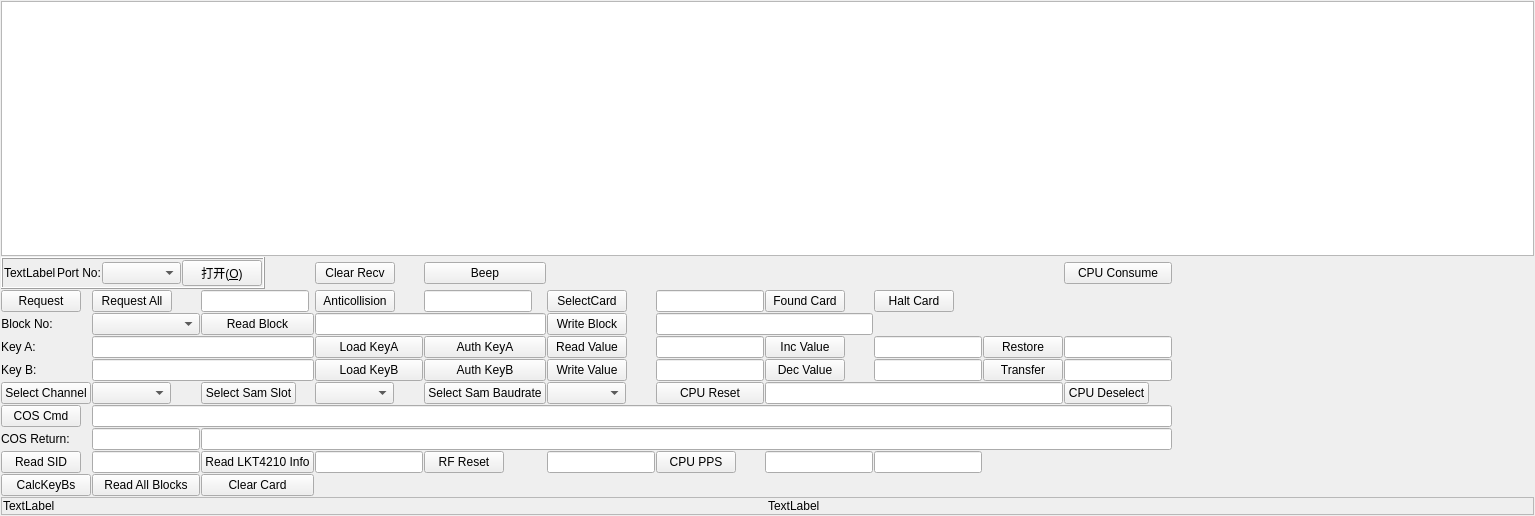
<?xml version="1.0" encoding="UTF-8"?>
<ui version="4.0">
 <class>Form</class>
 <widget class="QWidget" name="Form">
  <property name="geometry">
   <rect>
    <x>0</x>
    <y>0</y>
    <width>1535</width>
    <height>516</height>
   </rect>
  </property>
  <property name="sizePolicy">
   <sizepolicy hsizetype="Preferred" vsizetype="Preferred">
    <horstretch>0</horstretch>
    <verstretch>0</verstretch>
   </sizepolicy>
  </property>
  <property name="windowTitle">
   <string>Serial Tool</string>
  </property>
  <property name="autoFillBackground">
   <bool>false</bool>
  </property>
  <layout class="QGridLayout" name="gridLayout_3">
   <property name="leftMargin">
    <number>1</number>
   </property>
   <property name="topMargin">
    <number>1</number>
   </property>
   <property name="rightMargin">
    <number>1</number>
   </property>
   <property name="bottomMargin">
    <number>1</number>
   </property>
   <property name="spacing">
    <number>1</number>
   </property>
   <item row="2" column="0">
    <widget class="QFrame" name="frame_3">
     <property name="frameShape">
      <enum>QFrame::StyledPanel</enum>
     </property>
     <property name="frameShadow">
      <enum>QFrame::Raised</enum>
     </property>
     <layout class="QGridLayout" name="gridLayout_10">
      <property name="leftMargin">
       <number>1</number>
      </property>
      <property name="topMargin">
       <number>1</number>
      </property>
      <property name="rightMargin">
       <number>1</number>
      </property>
      <property name="bottomMargin">
       <number>1</number>
      </property>
      <property name="spacing">
       <number>1</number>
      </property>
      <item row="0" column="0">
       <layout class="QGridLayout" name="gridLayout_9">
        <property name="sizeConstraint">
         <enum>QLayout::SetDefaultConstraint</enum>
        </property>
        <property name="spacing">
         <number>1</number>
        </property>
        <item row="0" column="0">
         <widget class="QLabel" name="lbl_Status">
          <property name="text">
           <string>TextLabel</string>
          </property>
         </widget>
        </item>
        <item row="0" column="1">
         <widget class="QLabel" name="lbl_Tip">
          <property name="text">
           <string>TextLabel</string>
          </property>
         </widget>
        </item>
       </layout>
      </item>
     </layout>
    </widget>
   </item>
   <item row="0" column="0">
    <layout class="QGridLayout" name="gridLayout">
     <item row="4" column="2">
      <widget class="QPushButton" name="pb_RequestAll">
       <property name="sizePolicy">
        <sizepolicy hsizetype="Fixed" vsizetype="Fixed">
         <horstretch>0</horstretch>
         <verstretch>0</verstretch>
        </sizepolicy>
       </property>
       <property name="text">
        <string>Request All</string>
       </property>
      </widget>
     </item>
     <item row="4" column="5">
      <widget class="QLineEdit" name="le_Csn">
       <property name="sizePolicy">
        <sizepolicy hsizetype="Fixed" vsizetype="Fixed">
         <horstretch>0</horstretch>
         <verstretch>0</verstretch>
        </sizepolicy>
       </property>
      </widget>
     </item>
     <item row="4" column="4">
      <widget class="QPushButton" name="pb_Anticol">
       <property name="sizePolicy">
        <sizepolicy hsizetype="Fixed" vsizetype="Fixed">
         <horstretch>0</horstretch>
         <verstretch>0</verstretch>
        </sizepolicy>
       </property>
       <property name="text">
        <string>Anticollision</string>
       </property>
      </widget>
     </item>
     <item row="4" column="6">
      <widget class="QPushButton" name="pb_SelectCard">
       <property name="sizePolicy">
        <sizepolicy hsizetype="Fixed" vsizetype="Fixed">
         <horstretch>0</horstretch>
         <verstretch>0</verstretch>
        </sizepolicy>
       </property>
       <property name="text">
        <string>SelectCard</string>
       </property>
      </widget>
     </item>
     <item row="4" column="7">
      <widget class="QLineEdit" name="le_Sak">
       <property name="sizePolicy">
        <sizepolicy hsizetype="Fixed" vsizetype="Fixed">
         <horstretch>0</horstretch>
         <verstretch>0</verstretch>
        </sizepolicy>
       </property>
      </widget>
     </item>
     <item row="11" column="9">
      <widget class="QLineEdit" name="le_CpuPpsRecv">
       <property name="sizePolicy">
        <sizepolicy hsizetype="Fixed" vsizetype="Fixed">
         <horstretch>0</horstretch>
         <verstretch>0</verstretch>
        </sizepolicy>
       </property>
      </widget>
     </item>
     <item row="4" column="9">
      <widget class="QPushButton" name="pb_HaltCard">
       <property name="sizePolicy">
        <sizepolicy hsizetype="Fixed" vsizetype="Fixed">
         <horstretch>0</horstretch>
         <verstretch>0</verstretch>
        </sizepolicy>
       </property>
       <property name="text">
        <string>Halt Card</string>
       </property>
      </widget>
     </item>
     <item row="4" column="8">
      <widget class="QPushButton" name="pb_FoundCard">
       <property name="sizePolicy">
        <sizepolicy hsizetype="Fixed" vsizetype="Fixed">
         <horstretch>0</horstretch>
         <verstretch>0</verstretch>
        </sizepolicy>
       </property>
       <property name="text">
        <string>Found Card</string>
       </property>
      </widget>
     </item>
     <item row="1" column="5">
      <widget class="QPushButton" name="pb_Beep">
       <property name="text">
        <string>Beep</string>
       </property>
      </widget>
     </item>
     <item row="5" column="6">
      <widget class="QPushButton" name="pb_WriteBlock">
       <property name="sizePolicy">
        <sizepolicy hsizetype="Fixed" vsizetype="Fixed">
         <horstretch>0</horstretch>
         <verstretch>0</verstretch>
        </sizepolicy>
       </property>
       <property name="text">
        <string>Write Block</string>
       </property>
      </widget>
     </item>
     <item row="5" column="3">
      <widget class="QPushButton" name="pb_ReadBlock">
       <property name="text">
        <string>Read Block</string>
       </property>
      </widget>
     </item>
     <item row="5" column="4" colspan="2">
      <widget class="QLineEdit" name="le_ReadBlock"/>
     </item>
     <item row="5" column="7" colspan="2">
      <widget class="QLineEdit" name="le_WriteBlock"/>
     </item>
     <item row="10" column="3" colspan="9">
      <widget class="QLineEdit" name="le_CosRetData"/>
     </item>
     <item row="10" column="1">
      <widget class="QLabel" name="label_5">
       <property name="text">
        <string>COS Return:</string>
       </property>
      </widget>
     </item>
     <item row="8" column="11">
      <widget class="QPushButton" name="pb_CpuDeselect">
       <property name="sizePolicy">
        <sizepolicy hsizetype="Fixed" vsizetype="Fixed">
         <horstretch>0</horstretch>
         <verstretch>0</verstretch>
        </sizepolicy>
       </property>
       <property name="text">
        <string>CPU Deselect</string>
       </property>
      </widget>
     </item>
     <item row="7" column="4">
      <widget class="QPushButton" name="pb_LoadKeyB">
       <property name="text">
        <string>Load KeyB</string>
       </property>
      </widget>
     </item>
     <item row="6" column="5">
      <widget class="QPushButton" name="pb_AuthKeyA">
       <property name="text">
        <string>Auth KeyA</string>
       </property>
      </widget>
     </item>
     <item row="6" column="1">
      <widget class="QLabel" name="label_3">
       <property name="text">
        <string>Key A:</string>
       </property>
      </widget>
     </item>
     <item row="7" column="5">
      <widget class="QPushButton" name="pb_AuthKeyB">
       <property name="text">
        <string>Auth KeyB</string>
       </property>
      </widget>
     </item>
     <item row="7" column="1">
      <widget class="QLabel" name="label_4">
       <property name="text">
        <string>Key B:</string>
       </property>
      </widget>
     </item>
     <item row="6" column="2" colspan="2">
      <widget class="QLineEdit" name="le_KeyA"/>
     </item>
     <item row="5" column="1">
      <widget class="QLabel" name="label_2">
       <property name="sizePolicy">
        <sizepolicy hsizetype="Fixed" vsizetype="Preferred">
         <horstretch>0</horstretch>
         <verstretch>0</verstretch>
        </sizepolicy>
       </property>
       <property name="layoutDirection">
        <enum>Qt::LeftToRight</enum>
       </property>
       <property name="text">
        <string>Block No:</string>
       </property>
       <property name="alignment">
        <set>Qt::AlignCenter</set>
       </property>
      </widget>
     </item>
     <item row="5" column="2">
      <widget class="QComboBox" name="cob_BlockNo">
       <property name="font">
        <font>
         <weight>75</weight>
         <bold>true</bold>
        </font>
       </property>
      </widget>
     </item>
     <item row="6" column="4">
      <widget class="QPushButton" name="pb_LoadKeyA">
       <property name="text">
        <string>Load KeyA</string>
       </property>
      </widget>
     </item>
     <item row="7" column="2" colspan="2">
      <widget class="QLineEdit" name="le_KeyB"/>
     </item>
     <item row="8" column="6">
      <widget class="QComboBox" name="cob_SamBaudrate">
       <property name="sizePolicy">
        <sizepolicy hsizetype="Fixed" vsizetype="Fixed">
         <horstretch>0</horstretch>
         <verstretch>0</verstretch>
        </sizepolicy>
       </property>
       <property name="font">
        <font>
         <weight>75</weight>
         <bold>true</bold>
        </font>
       </property>
      </widget>
     </item>
     <item row="8" column="4">
      <widget class="QComboBox" name="cob_SamSlot">
       <property name="sizePolicy">
        <sizepolicy hsizetype="Fixed" vsizetype="Fixed">
         <horstretch>0</horstretch>
         <verstretch>0</verstretch>
        </sizepolicy>
       </property>
       <property name="font">
        <font>
         <weight>75</weight>
         <bold>true</bold>
        </font>
       </property>
      </widget>
     </item>
     <item row="8" column="5">
      <widget class="QPushButton" name="pb_SelectSamBaudrate">
       <property name="sizePolicy">
        <sizepolicy hsizetype="Fixed" vsizetype="Fixed">
         <horstretch>0</horstretch>
         <verstretch>0</verstretch>
        </sizepolicy>
       </property>
       <property name="text">
        <string>Select Sam Baudrate</string>
       </property>
      </widget>
     </item>
     <item row="11" column="1">
      <widget class="QPushButton" name="pb_ReadSid">
       <property name="sizePolicy">
        <sizepolicy hsizetype="Fixed" vsizetype="Fixed">
         <horstretch>0</horstretch>
         <verstretch>0</verstretch>
        </sizepolicy>
       </property>
       <property name="text">
        <string>Read SID</string>
       </property>
      </widget>
     </item>
     <item row="11" column="2">
      <widget class="QLineEdit" name="le_ReadSid">
       <property name="sizePolicy">
        <sizepolicy hsizetype="Fixed" vsizetype="Fixed">
         <horstretch>0</horstretch>
         <verstretch>0</verstretch>
        </sizepolicy>
       </property>
      </widget>
     </item>
     <item row="11" column="3">
      <widget class="QPushButton" name="pb_ReadLkt4210Info">
       <property name="sizePolicy">
        <sizepolicy hsizetype="Fixed" vsizetype="Fixed">
         <horstretch>0</horstretch>
         <verstretch>0</verstretch>
        </sizepolicy>
       </property>
       <property name="text">
        <string>Read LKT4210 Info</string>
       </property>
      </widget>
     </item>
     <item row="11" column="4">
      <widget class="QLineEdit" name="le_ReadLkt4210Info">
       <property name="sizePolicy">
        <sizepolicy hsizetype="Fixed" vsizetype="Fixed">
         <horstretch>0</horstretch>
         <verstretch>0</verstretch>
        </sizepolicy>
       </property>
      </widget>
     </item>
     <item row="11" column="5">
      <widget class="QPushButton" name="pb_RfReset">
       <property name="sizePolicy">
        <sizepolicy hsizetype="Fixed" vsizetype="Fixed">
         <horstretch>0</horstretch>
         <verstretch>0</verstretch>
        </sizepolicy>
       </property>
       <property name="text">
        <string>RF Reset</string>
       </property>
      </widget>
     </item>
     <item row="11" column="6">
      <widget class="QLineEdit" name="le_RfResetMs">
       <property name="sizePolicy">
        <sizepolicy hsizetype="Fixed" vsizetype="Fixed">
         <horstretch>0</horstretch>
         <verstretch>0</verstretch>
        </sizepolicy>
       </property>
      </widget>
     </item>
     <item row="11" column="7">
      <widget class="QPushButton" name="pb_CpuPps">
       <property name="sizePolicy">
        <sizepolicy hsizetype="Fixed" vsizetype="Fixed">
         <horstretch>0</horstretch>
         <verstretch>0</verstretch>
        </sizepolicy>
       </property>
       <property name="text">
        <string>CPU PPS</string>
       </property>
      </widget>
     </item>
     <item row="11" column="8">
      <widget class="QLineEdit" name="le_CpuPpsSend">
       <property name="sizePolicy">
        <sizepolicy hsizetype="Fixed" vsizetype="Fixed">
         <horstretch>0</horstretch>
         <verstretch>0</verstretch>
        </sizepolicy>
       </property>
      </widget>
     </item>
     <item row="0" column="1" colspan="12">
      <widget class="QTextEdit" name="te_Recv"/>
     </item>
     <item row="4" column="3">
      <widget class="QLineEdit" name="le_Atqa">
       <property name="sizePolicy">
        <sizepolicy hsizetype="Fixed" vsizetype="Fixed">
         <horstretch>0</horstretch>
         <verstretch>0</verstretch>
        </sizepolicy>
       </property>
      </widget>
     </item>
     <item row="4" column="1">
      <widget class="QPushButton" name="pb_Request">
       <property name="sizePolicy">
        <sizepolicy hsizetype="Fixed" vsizetype="Fixed">
         <horstretch>0</horstretch>
         <verstretch>0</verstretch>
        </sizepolicy>
       </property>
       <property name="text">
        <string>Request</string>
       </property>
      </widget>
     </item>
     <item row="1" column="12">
      <layout class="QHBoxLayout" name="horizontalLayout_2">
       <property name="spacing">
        <number>0</number>
       </property>
       <property name="sizeConstraint">
        <enum>QLayout::SetDefaultConstraint</enum>
       </property>
       <property name="leftMargin">
        <number>100</number>
       </property>
      </layout>
     </item>
     <item row="1" column="1" colspan="3">
      <widget class="QFrame" name="frame_2">
       <property name="sizePolicy">
        <sizepolicy hsizetype="Fixed" vsizetype="Minimum">
         <horstretch>0</horstretch>
         <verstretch>0</verstretch>
        </sizepolicy>
       </property>
       <property name="frameShape">
        <enum>QFrame::Box</enum>
       </property>
       <property name="frameShadow">
        <enum>QFrame::Raised</enum>
       </property>
       <layout class="QGridLayout" name="gridLayout_8">
        <property name="leftMargin">
         <number>1</number>
        </property>
        <property name="topMargin">
         <number>1</number>
        </property>
        <property name="rightMargin">
         <number>1</number>
        </property>
        <property name="bottomMargin">
         <number>1</number>
        </property>
        <property name="spacing">
         <number>1</number>
        </property>
        <item row="0" column="0">
         <layout class="QGridLayout" name="gridLayout_7">
          <property name="spacing">
           <number>1</number>
          </property>
          <item row="1" column="1">
           <widget class="QLabel" name="label">
            <property name="sizePolicy">
             <sizepolicy hsizetype="Fixed" vsizetype="Preferred">
              <horstretch>0</horstretch>
              <verstretch>0</verstretch>
             </sizepolicy>
            </property>
            <property name="text">
             <string>Port No:</string>
            </property>
           </widget>
          </item>
          <item row="1" column="0">
           <widget class="QLabel" name="lbl_Com">
            <property name="sizePolicy">
             <sizepolicy hsizetype="Fixed" vsizetype="Minimum">
              <horstretch>0</horstretch>
              <verstretch>0</verstretch>
             </sizepolicy>
            </property>
            <property name="text">
             <string>TextLabel</string>
            </property>
           </widget>
          </item>
          <item row="1" column="2">
           <widget class="QComboBox" name="cob_Com">
            <property name="sizePolicy">
             <sizepolicy hsizetype="Fixed" vsizetype="Fixed">
              <horstretch>0</horstretch>
              <verstretch>0</verstretch>
             </sizepolicy>
            </property>
            <property name="font">
             <font>
              <weight>75</weight>
              <bold>true</bold>
             </font>
            </property>
           </widget>
          </item>
          <item row="1" column="3">
           <widget class="QPushButton" name="pb_OpenOrClose">
            <property name="sizePolicy">
             <sizepolicy hsizetype="Fixed" vsizetype="Fixed">
              <horstretch>0</horstretch>
              <verstretch>0</verstretch>
             </sizepolicy>
            </property>
            <property name="text">
             <string>打开(&amp;O)</string>
            </property>
           </widget>
          </item>
         </layout>
        </item>
       </layout>
      </widget>
     </item>
     <item row="1" column="4">
      <widget class="QPushButton" name="pb_ClearRecv">
       <property name="sizePolicy">
        <sizepolicy hsizetype="Fixed" vsizetype="Fixed">
         <horstretch>0</horstretch>
         <verstretch>0</verstretch>
        </sizepolicy>
       </property>
       <property name="text">
        <string>Clear Recv</string>
       </property>
      </widget>
     </item>
     <item row="8" column="2">
      <widget class="QComboBox" name="cob_Channel">
       <property name="sizePolicy">
        <sizepolicy hsizetype="Fixed" vsizetype="Fixed">
         <horstretch>0</horstretch>
         <verstretch>0</verstretch>
        </sizepolicy>
       </property>
       <property name="font">
        <font>
         <weight>75</weight>
         <bold>true</bold>
        </font>
       </property>
      </widget>
     </item>
     <item row="8" column="3">
      <widget class="QPushButton" name="pb_SelectSamSlot">
       <property name="sizePolicy">
        <sizepolicy hsizetype="Fixed" vsizetype="Fixed">
         <horstretch>0</horstretch>
         <verstretch>0</verstretch>
        </sizepolicy>
       </property>
       <property name="text">
        <string>Select Sam Slot</string>
       </property>
      </widget>
     </item>
     <item row="9" column="1">
      <widget class="QPushButton" name="pb_CosCmd">
       <property name="sizePolicy">
        <sizepolicy hsizetype="Fixed" vsizetype="Fixed">
         <horstretch>0</horstretch>
         <verstretch>0</verstretch>
        </sizepolicy>
       </property>
       <property name="text">
        <string>COS Cmd</string>
       </property>
      </widget>
     </item>
     <item row="8" column="7">
      <widget class="QPushButton" name="pb_CpuReset">
       <property name="sizePolicy">
        <sizepolicy hsizetype="Minimum" vsizetype="Fixed">
         <horstretch>0</horstretch>
         <verstretch>0</verstretch>
        </sizepolicy>
       </property>
       <property name="text">
        <string>CPU Reset</string>
       </property>
      </widget>
     </item>
     <item row="8" column="8" colspan="3">
      <widget class="QLineEdit" name="le_CpuReset">
       <property name="sizePolicy">
        <sizepolicy hsizetype="Preferred" vsizetype="Fixed">
         <horstretch>0</horstretch>
         <verstretch>0</verstretch>
        </sizepolicy>
       </property>
      </widget>
     </item>
     <item row="9" column="2" colspan="10">
      <widget class="QLineEdit" name="le_CosCmd"/>
     </item>
     <item row="10" column="2">
      <widget class="QLineEdit" name="le_CosRetCode">
       <property name="sizePolicy">
        <sizepolicy hsizetype="Fixed" vsizetype="Fixed">
         <horstretch>0</horstretch>
         <verstretch>0</verstretch>
        </sizepolicy>
       </property>
      </widget>
     </item>
     <item row="6" column="9">
      <widget class="QLineEdit" name="le_IncValue">
       <property name="sizePolicy">
        <sizepolicy hsizetype="Fixed" vsizetype="Fixed">
         <horstretch>0</horstretch>
         <verstretch>0</verstretch>
        </sizepolicy>
       </property>
      </widget>
     </item>
     <item row="6" column="7">
      <widget class="QLineEdit" name="le_ReadValue">
       <property name="sizePolicy">
        <sizepolicy hsizetype="Fixed" vsizetype="Fixed">
         <horstretch>0</horstretch>
         <verstretch>0</verstretch>
        </sizepolicy>
       </property>
      </widget>
     </item>
     <item row="7" column="7">
      <widget class="QLineEdit" name="le_WriteValue">
       <property name="sizePolicy">
        <sizepolicy hsizetype="Fixed" vsizetype="Fixed">
         <horstretch>0</horstretch>
         <verstretch>0</verstretch>
        </sizepolicy>
       </property>
      </widget>
     </item>
     <item row="6" column="6">
      <widget class="QPushButton" name="pb_ReadValue">
       <property name="sizePolicy">
        <sizepolicy hsizetype="Fixed" vsizetype="Fixed">
         <horstretch>0</horstretch>
         <verstretch>0</verstretch>
        </sizepolicy>
       </property>
       <property name="text">
        <string>Read Value</string>
       </property>
      </widget>
     </item>
     <item row="7" column="6">
      <widget class="QPushButton" name="pb_WriteValue">
       <property name="sizePolicy">
        <sizepolicy hsizetype="Fixed" vsizetype="Fixed">
         <horstretch>0</horstretch>
         <verstretch>0</verstretch>
        </sizepolicy>
       </property>
       <property name="text">
        <string>Write Value</string>
       </property>
      </widget>
     </item>
     <item row="7" column="11">
      <widget class="QLineEdit" name="le_TransferBlockNo">
       <property name="sizePolicy">
        <sizepolicy hsizetype="Fixed" vsizetype="Fixed">
         <horstretch>0</horstretch>
         <verstretch>0</verstretch>
        </sizepolicy>
       </property>
      </widget>
     </item>
     <item row="6" column="10">
      <widget class="QPushButton" name="pb_Restore">
       <property name="sizePolicy">
        <sizepolicy hsizetype="Fixed" vsizetype="Fixed">
         <horstretch>0</horstretch>
         <verstretch>0</verstretch>
        </sizepolicy>
       </property>
       <property name="text">
        <string>Restore</string>
       </property>
      </widget>
     </item>
     <item row="7" column="10">
      <widget class="QPushButton" name="pb_Transfer">
       <property name="sizePolicy">
        <sizepolicy hsizetype="Fixed" vsizetype="Fixed">
         <horstretch>0</horstretch>
         <verstretch>0</verstretch>
        </sizepolicy>
       </property>
       <property name="text">
        <string>Transfer</string>
       </property>
      </widget>
     </item>
     <item row="7" column="9">
      <widget class="QLineEdit" name="le_DecValue">
       <property name="sizePolicy">
        <sizepolicy hsizetype="Fixed" vsizetype="Fixed">
         <horstretch>0</horstretch>
         <verstretch>0</verstretch>
        </sizepolicy>
       </property>
      </widget>
     </item>
     <item row="7" column="8">
      <widget class="QPushButton" name="pb_DecValue">
       <property name="sizePolicy">
        <sizepolicy hsizetype="Fixed" vsizetype="Fixed">
         <horstretch>0</horstretch>
         <verstretch>0</verstretch>
        </sizepolicy>
       </property>
       <property name="text">
        <string>Dec Value</string>
       </property>
      </widget>
     </item>
     <item row="6" column="8">
      <widget class="QPushButton" name="pb_IncValue">
       <property name="sizePolicy">
        <sizepolicy hsizetype="Fixed" vsizetype="Fixed">
         <horstretch>0</horstretch>
         <verstretch>0</verstretch>
        </sizepolicy>
       </property>
       <property name="text">
        <string>Inc Value</string>
       </property>
      </widget>
     </item>
     <item row="8" column="1">
      <widget class="QPushButton" name="pb_SelectChannel">
       <property name="sizePolicy">
        <sizepolicy hsizetype="Fixed" vsizetype="Fixed">
         <horstretch>0</horstretch>
         <verstretch>0</verstretch>
        </sizepolicy>
       </property>
       <property name="text">
        <string>Select Channel</string>
       </property>
      </widget>
     </item>
     <item row="6" column="11">
      <widget class="QLineEdit" name="le_RestoreBlockNo">
       <property name="sizePolicy">
        <sizepolicy hsizetype="Fixed" vsizetype="Fixed">
         <horstretch>0</horstretch>
         <verstretch>0</verstretch>
        </sizepolicy>
       </property>
      </widget>
     </item>
     <item row="12" column="1">
      <widget class="QPushButton" name="pb_CalcKeyBs">
       <property name="text">
        <string>CalcKeyBs</string>
       </property>
      </widget>
     </item>
     <item row="12" column="2">
      <widget class="QPushButton" name="pb_ReadAllBlocks">
       <property name="text">
        <string>Read All Blocks</string>
       </property>
      </widget>
     </item>
     <item row="12" column="3">
      <widget class="QPushButton" name="pb_ClearCard">
       <property name="text">
        <string>Clear Card</string>
       </property>
      </widget>
     </item>
     <item row="1" column="11">
      <widget class="QPushButton" name="pb_CPU_Consume">
       <property name="text">
        <string>CPU Consume</string>
       </property>
      </widget>
     </item>
    </layout>
   </item>
  </layout>
 </widget>
 <resources/>
 <connections/>
</ui>
